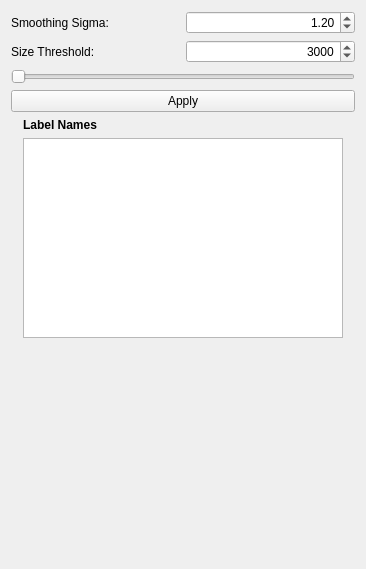
<?xml version="1.0" encoding="UTF-8"?>
<ui version="4.0">
 <class>Form</class>
 <widget class="QWidget" name="Form">
  <property name="geometry">
   <rect>
    <x>0</x>
    <y>0</y>
    <width>366</width>
    <height>569</height>
   </rect>
  </property>
  <property name="windowTitle">
   <string>Form</string>
  </property>
  <layout class="QVBoxLayout" name="verticalLayout">
   <item>
    <layout class="QGridLayout" name="gridLayout">
     <item row="0" column="0">
      <widget class="QLabel" name="sigmaLabel">
       <property name="sizePolicy">
        <sizepolicy hsizetype="Preferred" vsizetype="Preferred">
         <horstretch>0</horstretch>
         <verstretch>0</verstretch>
        </sizepolicy>
       </property>
       <property name="toolTip">
        <string>&lt;html&gt;&lt;head/&gt;&lt;body&gt;&lt;p&gt;Smooth the input data with a Gaussian with user-defined sigma values for x, y and z. Anisotropic smoothing is allowed, i.e. sigmas can all be different. Look at &lt;span style=&quot; font-weight:600;&quot;&gt;&amp;quot;Smoothed input&amp;quot;&lt;/span&gt; layer for the results (first check the &amp;quot;Show intermediate results&amp;quot; checkbox).&lt;/p&gt;&lt;/body&gt;&lt;/html&gt;</string>
       </property>
       <property name="text">
        <string>Smoothing Sigma:</string>
       </property>
      </widget>
     </item>
     <item row="1" column="0">
      <widget class="QLabel" name="thresLabel">
       <property name="text">
        <string>Size Threshold:</string>
       </property>
      </widget>
     </item>
     <item row="1" column="1">
      <widget class="QSpinBox" name="thresSpinBox">
       <property name="alignment">
        <set>Qt::AlignRight|Qt::AlignTrailing|Qt::AlignVCenter</set>
       </property>
       <property name="maximum">
        <number>100000</number>
       </property>
       <property name="value">
        <number>3000</number>
       </property>
      </widget>
     </item>
     <item row="0" column="1">
      <widget class="QDoubleSpinBox" name="sigmaSpinBox">
       <property name="toolTip">
        <string>sigma for cost volume filter</string>
       </property>
       <property name="layoutDirection">
        <enum>Qt::LeftToRight</enum>
       </property>
       <property name="alignment">
        <set>Qt::AlignRight|Qt::AlignTrailing|Qt::AlignVCenter</set>
       </property>
       <property name="buttonSymbols">
        <enum>QAbstractSpinBox::UpDownArrows</enum>
       </property>
       <property name="decimals">
        <number>2</number>
       </property>
       <property name="minimum">
        <double>0.000000000000000</double>
       </property>
       <property name="maximum">
        <double>99.000000000000000</double>
       </property>
       <property name="singleStep">
        <double>0.100000000000000</double>
       </property>
       <property name="value">
        <double>1.200000000000000</double>
       </property>
      </widget>
     </item>
    </layout>
   </item>
   <item>
    <widget class="QSlider" name="slider">
     <property name="maximum">
      <number>100000</number>
     </property>
     <property name="pageStep">
      <number>100</number>
     </property>
     <property name="orientation">
      <enum>Qt::Horizontal</enum>
     </property>
    </widget>
   </item>
   <item>
    <widget class="QPushButton" name="applyButton">
     <property name="toolTip">
      <string>&lt;html&gt;&lt;head/&gt;&lt;body&gt;&lt;p&gt;Apply all the settings and compute results. If you want to see the final filtering results, don't forget to enable the &lt;span style=&quot; font-weight:600;&quot;&gt;&amp;quot;Final output&amp;quot;&lt;/span&gt; layer in the layer selection widget.&lt;/p&gt;&lt;/body&gt;&lt;/html&gt;</string>
     </property>
     <property name="text">
      <string>Apply</string>
     </property>
    </widget>
   </item>
   <item>
    <layout class="QVBoxLayout" name="verticalLayout_2">
     <property name="leftMargin">
      <number>12</number>
     </property>
     <property name="rightMargin">
      <number>12</number>
     </property>
     <item>
      <widget class="QLabel" name="labelNames">
       <property name="font">
        <font>
         <weight>75</weight>
         <bold>true</bold>
        </font>
       </property>
       <property name="text">
        <string>Label Names</string>
       </property>
      </widget>
     </item>
     <item>
      <widget class="QListView" name="labelListView"/>
     </item>
    </layout>
   </item>
   <item>
    <spacer name="verticalSpacer">
     <property name="orientation">
      <enum>Qt::Vertical</enum>
     </property>
     <property name="sizeHint" stdset="0">
      <size>
       <width>20</width>
       <height>40</height>
      </size>
     </property>
    </spacer>
   </item>
  </layout>
 </widget>
 <resources/>
 <connections/>
</ui>
